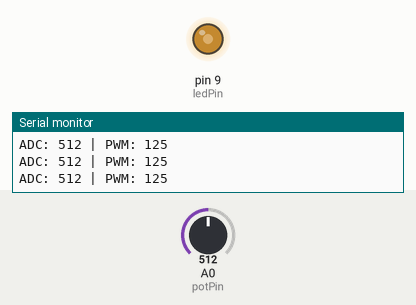
This sketch was run on a simulated Arduino Uno, built with avr-gcc and run on an emulated ATmega328P. Shown: output pins drawn as LEDs (lit = HIGH), the last lines printed to the serial monitor. Inputs (shaded band) come from the test bench; at power-on: A0 (potPin) = 512.

Above: at 1.2 s.
1.3 s: A0 (potPin) set to 0
At 1.8 s:
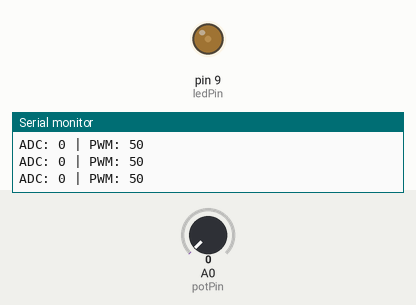
2.8 s: A0 (potPin) set to 716
At 3.4 s:
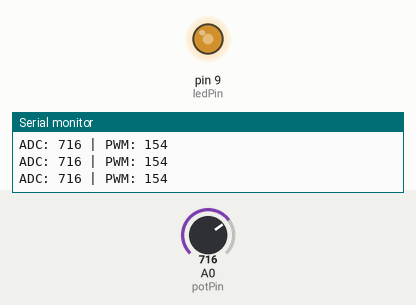
4.3 s: A0 (potPin) set to 1023
At 5.2 s:
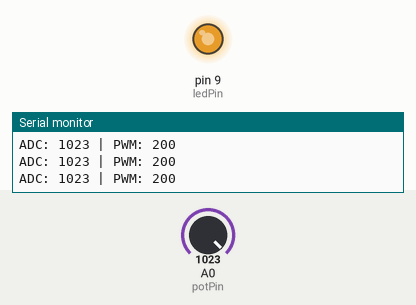
Timing chart, 0 to 7.3 s (numbered marks = the images above; inputs shaded):
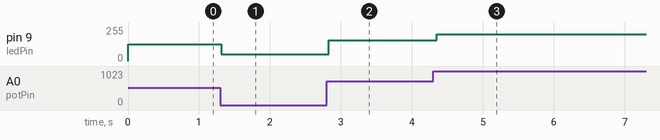

Measured:
- after the input at 1.3 s, pin 9 (ledPin): 125/255 → 50/255 at once
- after the input at 2.8 s, pin 9 (ledPin): 50/255 → 154/255 at once
- after the input at 4.3 s, pin 9 (ledPin): 154/255 → 200/255 after 0.05 s

The sketch:

percobaan2_pertanyaan_praktikum.ino
```cpp
#include <Arduino.h> // library dasar Arduino (tidak wajib diubah)

// ===================== PIN SETUP =====================
// Berdasarkan gambar: Potensio ke A0, LED ke Pin 9
const int potPin = A0;   // Pin analog A0 untuk potensiometer
const int ledPin = 9;    // Pin digital 9 (PWM) untuk LED

// ===================== VARIABEL =====================
int nilaiADC = 0;  // Variabel penyimpan nilai bacaan analog
int pwm = 0;       // Variabel penyimpan nilai hasil konversi PWM

void setup() {

  // ===================== OUTPUT SETUP =====================
  // Atur pin LED sebagai output
  pinMode(ledPin, OUTPUT);

  // ===================== SERIAL MONITOR =====================
  // Aktifkan komunikasi serial dengan baud rate standar
  Serial.begin(9600);
}

void loop() {

  // ===================== PEMBACAAN SENSOR =====================
  // Baca nilai analog dari potensiometer (rentang 0–1023)
  nilaiADC = analogRead(potPin);

  // ===================== PEMROSESAN DATA (SCALING) =====================
  // Ubah nilai ADC (0–1023) menjadi nilai PWM (0–255) agar LED bisa redup/terang
  pwm = map(nilaiADC, 0, 1023, 50, 200);

  // ===================== OUTPUT PWM =====================
  // Kirim sinyal PWM ke LED
  analogWrite(ledPin, pwm);

  // ===================== MONITORING DATA =====================
  // Tampilkan data ke Serial Monitor untuk memantau perubahan
  Serial.print("ADC: ");
  Serial.print(nilaiADC);

  Serial.print(" | PWM: ");
  Serial.println(pwm);

  // ===================== STABILISASI SISTEM =====================
  // Delay agar pembacaan Serial Monitor tidak terlalu cepat
  delay(50);
}
```
